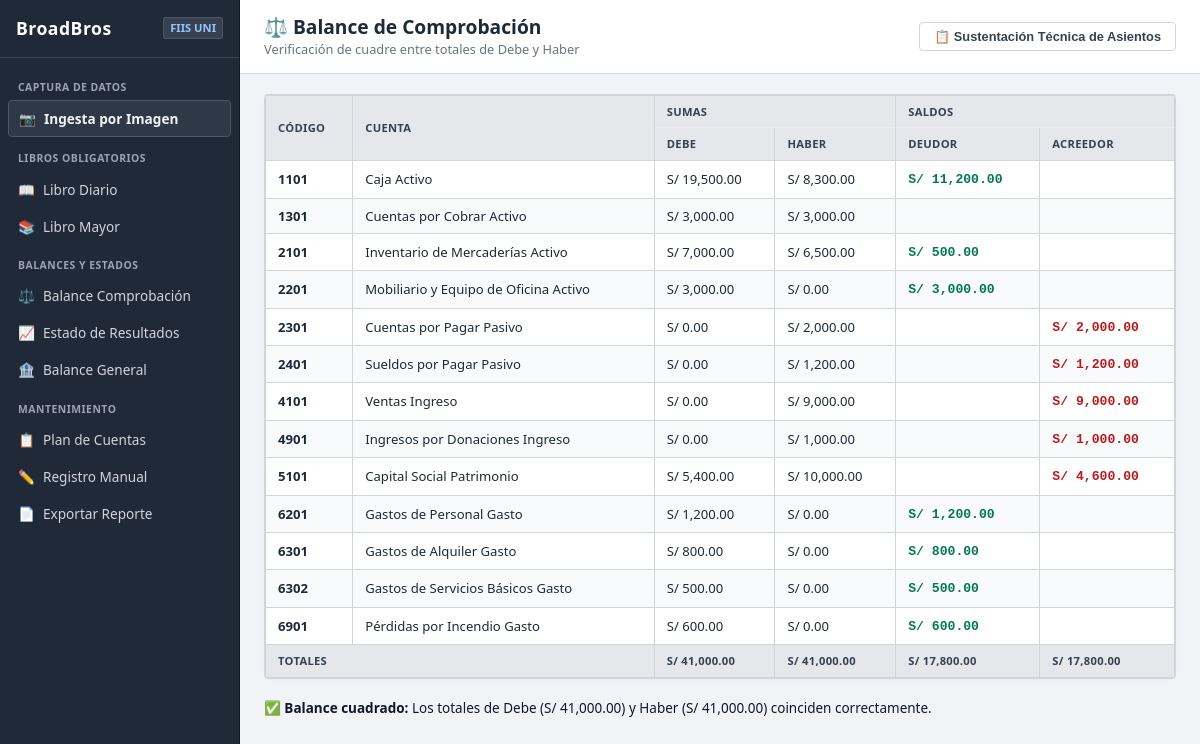
Page /reportes/balance-comprobacion/ on the committed database.
### core/models.py (models this page shows, shortened)
class CuentaContable(models.Model):
    TIPO_CHOICES = [
        ('activo', 'Activo'),
        ('pasivo', 'Pasivo'),
        ('patrimonio', 'Patrimonio'),
        ('ingreso', 'Ingreso'),
        ('gasto', 'Gasto'),
    ]
    SUBCATEGORIA_CHOICES = [
        ('', 'General'),
        ('costo_ventas', 'Costo de Ventas'),
        ('gasto_operativo', 'Gasto Operativo'),
        ('gasto_financiero', 'Gasto Financiero'),
        ('otro_ingreso', 'Otro Ingreso'),
        ('otro_gasto', 'Otro Gasto'),
    ]
    codigo = models.CharField(max_length=20, unique=True, verbose_name='Código')
    nombre = models.CharField(max_length=200, verbose_name='Nombre')
    tipo = models.CharField(max_length=20, choices=TIPO_CHOICES, verbose_name='Tipo')
    subcategoria = models.CharField(
        max_length=20,
        choices=SUBCATEGORIA_CHOICES,
        blank=True,
        default='',
        verbose_name='Subcategoría (EE.RR.)'
    )
    class Meta:
        ordering = ['codigo']
        verbose_name = 'Cuenta Contable'
        verbose_name_plural = 'Cuentas Contables'

### core/views.py (the view)
# urls.py: path('reportes/balance-comprobacion/', views.balance_comprobacion, name='balance_comprobacion'),
def balance_comprobacion(request):
    cuentas = CuentaContable.objects.all()
    datos = []
    gran_total_debe = Decimal('0')
    gran_total_haber = Decimal('0')
    gran_saldo_deudor = Decimal('0')
    gran_saldo_acreedor = Decimal('0')
    for cuenta in cuentas:
        total_debe = cuenta.movimientos.filter(tipo='debe').aggregate(
            total=Sum('monto'))['total'] or Decimal('0')
        total_haber = cuenta.movimientos.filter(tipo='haber').aggregate(
            total=Sum('monto'))['total'] or Decimal('0')
        if total_debe == 0 and total_haber == 0:
            continue
        saldo = total_debe - total_haber
        saldo_deudor = saldo if saldo > 0 else Decimal('0')
        saldo_acreedor = abs(saldo) if saldo < 0 else Decimal('0')
        datos.append({
            'cuenta': cuenta,
            'total_debe': total_debe,
            'total_haber': total_haber,
            'saldo_deudor': saldo_deudor,
            'saldo_acreedor': saldo_acreedor,
        })
        gran_total_debe += total_debe
        gran_total_haber += total_haber
        gran_saldo_deudor += saldo_deudor
        gran_saldo_acreedor += saldo_acreedor
    context = {
        'datos': datos,
        'gran_total_debe': gran_total_debe,
        'gran_total_haber': gran_total_haber,
        'gran_saldo_deudor': gran_saldo_deudor,
        'gran_saldo_acreedor': gran_saldo_acreedor,
        'esta_cuadrado': gran_total_debe == gran_total_haber,
    }
    return render(request, 'balance_comprobacion.html', context)

### core/templatetags/contable_tags.py (called while the page is built)
@register.filter
def formato_moneda(valor):
    if valor is None:
        return 'S/ 0.00'
    try:
        valor = Decimal(str(valor))
        return f'S/ {valor:,.2f}'
    except Exception:
        return f'S/ {valor}'

@register.filter
def tipo_badge(tipo):
    clases = {
        'activo': 'badge-activo',
        'pasivo': 'badge-pasivo',
        'patrimonio': 'badge-patrimonio',
        'ingreso': 'badge-ingreso',
        'gasto': 'badge-gasto',
    }
    return clases.get(tipo, 'badge-default')

### templates/balance_comprobacion.html (shortened to what this page needs)
{% extends 'base.html' %}
{% load contable_tags %}
{% block page_title %}⚖️ Balance de Comprobación{% endblock %}
{% block page_subtitle %}Verificación de cuadre entre totales de Debe y Haber{% endblock %}
{% block content %}
{% if datos %}
<div class="card">
    <div class="card-body" style="padding: 0;">
        <div class="table-container">
            <table>
                <thead>
                    <tr>
                        <th rowspan="2" style="vertical-align: middle;">Código</th>
                        <th rowspan="2" style="vertical-align: middle;">Cuenta</th>
                        <th colspan="2" class="text-center" style="border-bottom: 1px solid rgba(255,255,255,0.2);">Sumas</th>
                        <th colspan="2" class="text-center" style="border-bottom: 1px solid rgba(255,255,255,0.2);">Saldos</th>
                    </tr>
                    <tr>
                        <th class="text-right">Debe</th>
                        <th class="text-right">Haber</th>
                        <th class="text-right">Deudor</th>
                        <th class="text-right">Acreedor</th>
                    </tr>
                </thead>
                <tbody>
                    {% for d in datos %}
                    <tr>
                        <td><strong>{{ d.cuenta.codigo }}</strong></td>
                        <td>
                            {{ d.cuenta.nombre }}
                            <span class="badge {{ d.cuenta.tipo|tipo_badge }}">{{ d.cuenta.get_tipo_display }}</span>
                        </td>
                        <td class="text-right monto">{{ d.total_debe|formato_moneda }}</td>
                        <td class="text-right monto">{{ d.total_haber|formato_moneda }}</td>
                        <td class="text-right monto">
                            {% if d.saldo_deudor %}
                                <span class="text-debe">{{ d.saldo_deudor|formato_moneda }}</span>
                            {% endif %}
                        </td>
                        <td class="text-right monto">
                            {% if d.saldo_acreedor %}
                                <span class="text-haber">{{ d.saldo_acreedor|formato_moneda }}</span>
                            {% endif %}
                        </td>
                    </tr>
                    {% endfor %}
                </tbody>
                <tfoot>
                    <tr>
                        <th colspan="2">TOTALES</th>
                        <th class="text-right monto">{{ gran_total_debe|formato_moneda }}</th>
                        <th class="text-right monto">{{ gran_total_haber|formato_moneda }}</th>
                        <th class="text-right monto">{{ gran_saldo_deudor|formato_moneda }}</th>
                        <th class="text-right monto">{{ gran_saldo_acreedor|formato_moneda }}</th>
                    </tr>
                </tfoot>
            </table>
        </div>
    </div>
</div>
<div class="balance-check {% if esta_cuadrado %}balanced{% else %}unbalanced{% endif %}">
    {% if esta_cuadrado %}
        ✅ <strong>Balance cuadrado:</strong> Los totales de Debe ({{ gran_total_debe|formato_moneda }}) y Haber ({{ gran_total_haber|formato_moneda }}) coinciden correctamente.
    {% else %}
        ❌ <strong>Balance descuadrado:</strong> Los totales de Debe ({{ gran_total_debe|formato_moneda }}) y Haber ({{ gran_total_haber|formato_moneda }}) no coinciden.
    {% endif %}
</div>
{% endif %}
{% endblock %}

### static/css/style.css (style rules this page uses)
:root { --bg-app: #f1f3f6; --surface-card: #ffffff; --border-color: #d1d5db; --border-subtle: #e5e7eb; --sidebar-bg: #1f2937; --sidebar-hover: #374151; --sidebar-active: #111827; --primary-color: #0f4c81; --primary-hover: #0a3357; --text-primary: #111827; --text-muted: #4b5563; --text-light: #6b7280; --color-debe: #047857; --color-haber: #b91c1c; --radius: 4px; }
* { box-sizing: border-box; margin: 0; padding: 0; }
body { background-color: var(--bg-app); color: var(--text-primary); font-family: 'Segoe UI', Tahoma, Geneva, Verdana, sans-serif; font-size: 13.5px; line-height: 1.4; }
.card { background: var(--surface-card); border: 1px solid var(--border-color); border-radius: var(--radius); margin-bottom: 20px; box-shadow: 0 1px 2px rgba(0,0,0,0.03); }
.card-body { padding: 16px; }
table { width: 100%; border-collapse: collapse; background: #ffffff; font-size: 0.82rem; }
th { background: #e5e7eb; color: #374151; font-weight: 700; text-transform: uppercase; font-size: 0.7rem; letter-spacing: 0.3px; padding: 8px 12px; border: 1px solid var(--border-color); text-align: left; }
td { padding: 8px 12px; border: 1px solid var(--border-color); color: #1f2937; }
tr:nth-child(even) { background-color: #f9fafb; }
.text-debe { color: var(--color-debe); font-weight: 700; font-family: Consolas, monospace; }
.text-haber { color: var(--color-haber); font-weight: 700; font-family: Consolas, monospace; }

### rows in the picture
CuentaContable: cuenta.codigo "1101", cuenta.nombre "Caja", cuenta.tipo "Activo", total_debe "S/ 19,500.00", total_haber "S/ 8,300.00", saldo_deudor "S/ 11,200.00"
CuentaContable: cuenta.codigo "1301", cuenta.nombre "Cuentas por Cobrar", cuenta.tipo "Activo", total_debe "S/ 3,000.00", total_haber "S/ 3,000.00"
CuentaContable: cuenta.codigo "2101", cuenta.nombre "Inventario de Mercaderías", cuenta.tipo "Activo", total_debe "S/ 7,000.00", total_haber "S/ 6,500.00", saldo_deudor "S/ 500.00"
CuentaContable: cuenta.codigo "2201", cuenta.nombre "Mobiliario y Equipo de Oficina", cuenta.tipo "Activo", total_debe "S/ 3,000.00", total_haber "S/ 0.00", saldo_deudor "S/ 3,000.00"
CuentaContable: cuenta.codigo "2301", cuenta.nombre "Cuentas por Pagar", cuenta.tipo "Pasivo", total_debe "S/ 0.00", total_haber "S/ 2,000.00", saldo_acreedor "S/ 2,000.00"
CuentaContable: cuenta.codigo "2401", cuenta.nombre "Sueldos por Pagar", cuenta.tipo "Pasivo", total_debe "S/ 0.00", total_haber "S/ 1,200.00", saldo_acreedor "S/ 1,200.00"
CuentaContable: cuenta.codigo "4101", cuenta.nombre "Ventas", cuenta.tipo "Ingreso", total_debe "S/ 0.00", total_haber "S/ 9,000.00", saldo_acreedor "S/ 9,000.00"
CuentaContable: cuenta.codigo "4901", cuenta.nombre "Ingresos por Donaciones", cuenta.tipo "Ingreso", total_debe "S/ 0.00", total_haber "S/ 1,000.00", saldo_acreedor "S/ 1,000.00"
CuentaContable: cuenta.codigo "5101", cuenta.nombre "Capital Social", cuenta.tipo "Patrimonio", total_debe "S/ 5,400.00", total_haber "S/ 10,000.00", saldo_acreedor "S/ 4,600.00"
CuentaContable: cuenta.codigo "6201", cuenta.nombre "Gastos de Personal", cuenta.tipo "Gasto", total_debe "S/ 1,200.00", total_haber "S/ 0.00", saldo_deudor "S/ 1,200.00"
CuentaContable: cuenta.codigo "6301", cuenta.nombre "Gastos de Alquiler", cuenta.tipo "Gasto", total_debe "S/ 800.00", total_haber "S/ 0.00", saldo_deudor "S/ 800.00"
CuentaContable: cuenta.codigo "6302", cuenta.nombre "Gastos de Servicios Básicos", cuenta.tipo "Gasto", total_debe "S/ 500.00", total_haber "S/ 0.00", saldo_deudor "S/ 500.00"
CuentaContable: cuenta.codigo "6901", cuenta.nombre "Pérdidas por Incendio", cuenta.tipo "Gasto", total_debe "S/ 600.00", total_haber "S/ 0.00", saldo_deudor "S/ 600.00"

### other values in the picture
{{ gran_total_debe|formato_moneda }} "S/ 41,000.00"
{{ gran_total_haber|formato_moneda }} "S/ 41,000.00"
{{ gran_saldo_deudor|formato_moneda }} "S/ 17,800.00"
{{ gran_saldo_acreedor|formato_moneda }} "S/ 17,800.00"
